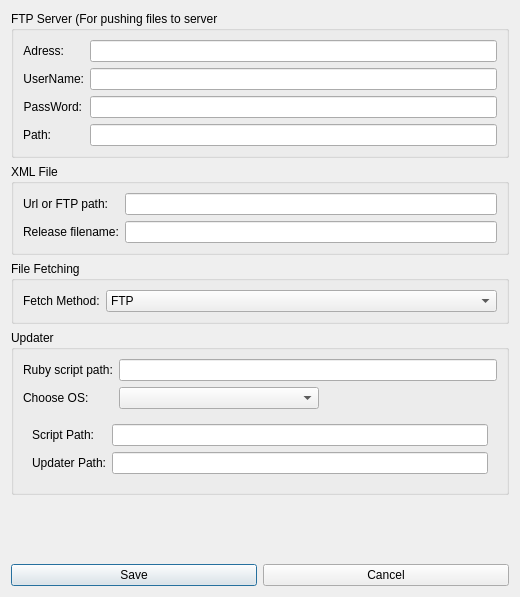
<?xml version="1.0" encoding="UTF-8"?>
<ui version="4.0">
 <class>Settings</class>
 <widget class="QDialog" name="Settings">
  <property name="geometry">
   <rect>
    <x>0</x>
    <y>0</y>
    <width>520</width>
    <height>597</height>
   </rect>
  </property>
  <property name="windowTitle">
   <string>Application Settings</string>
  </property>
  <layout class="QVBoxLayout" name="verticalLayout">
   <item>
    <widget class="QGroupBox" name="groupBox">
     <property name="title">
      <string>FTP Server (For pushing files to server</string>
     </property>
     <layout class="QFormLayout" name="formLayout">
      <item row="0" column="0">
       <widget class="QLabel" name="label">
        <property name="text">
         <string>Adress:</string>
        </property>
        <property name="alignment">
         <set>Qt::AlignRight|Qt::AlignTrailing|Qt::AlignVCenter</set>
        </property>
       </widget>
      </item>
      <item row="0" column="1">
       <widget class="QLineEdit" name="ftpAdress"/>
      </item>
      <item row="1" column="1">
       <widget class="QLineEdit" name="ftpUsername"/>
      </item>
      <item row="2" column="1">
       <widget class="QLineEdit" name="ftpPassword">
        <property name="echoMode">
         <enum>QLineEdit::Password</enum>
        </property>
       </widget>
      </item>
      <item row="3" column="1">
       <widget class="QLineEdit" name="ftpPath"/>
      </item>
      <item row="1" column="0">
       <widget class="QLabel" name="label_2">
        <property name="text">
         <string>UserName:</string>
        </property>
        <property name="alignment">
         <set>Qt::AlignRight|Qt::AlignTrailing|Qt::AlignVCenter</set>
        </property>
       </widget>
      </item>
      <item row="2" column="0">
       <widget class="QLabel" name="label_3">
        <property name="text">
         <string>PassWord:</string>
        </property>
        <property name="alignment">
         <set>Qt::AlignRight|Qt::AlignTrailing|Qt::AlignVCenter</set>
        </property>
       </widget>
      </item>
      <item row="3" column="0">
       <widget class="QLabel" name="label_4">
        <property name="text">
         <string>Path:</string>
        </property>
        <property name="alignment">
         <set>Qt::AlignRight|Qt::AlignTrailing|Qt::AlignVCenter</set>
        </property>
       </widget>
      </item>
     </layout>
    </widget>
   </item>
   <item>
    <widget class="QGroupBox" name="groupBox_2">
     <property name="title">
      <string>XML File</string>
     </property>
     <layout class="QFormLayout" name="formLayout_2">
      <item row="1" column="0">
       <widget class="QLabel" name="label_6">
        <property name="text">
         <string>Url or FTP path:</string>
        </property>
       </widget>
      </item>
      <item row="1" column="1">
       <widget class="QLineEdit" name="infoPath"/>
      </item>
      <item row="2" column="0">
       <widget class="QLabel" name="label_7">
        <property name="text">
         <string>Release filename:</string>
        </property>
       </widget>
      </item>
      <item row="2" column="1">
       <widget class="QLineEdit" name="infoReleaseName"/>
      </item>
     </layout>
    </widget>
   </item>
   <item>
    <widget class="QGroupBox" name="groupBox_3">
     <property name="title">
      <string>File Fetching</string>
     </property>
     <layout class="QFormLayout" name="formLayout_3">
      <item row="0" column="0">
       <widget class="QLabel" name="label_5">
        <property name="text">
         <string>Fetch Method:</string>
        </property>
       </widget>
      </item>
      <item row="0" column="1">
       <widget class="QComboBox" name="infoMethod">
        <item>
         <property name="text">
          <string>FTP</string>
         </property>
        </item>
        <item>
         <property name="text">
          <string>Web Link</string>
         </property>
        </item>
       </widget>
      </item>
     </layout>
    </widget>
   </item>
   <item>
    <widget class="QGroupBox" name="groupBox_4">
     <property name="title">
      <string>Updater</string>
     </property>
     <layout class="QVBoxLayout" name="verticalLayout_2">
      <item>
       <layout class="QFormLayout" name="formLayout_9">
        <item row="1" column="0">
         <widget class="QLabel" name="label_21">
          <property name="text">
           <string>Choose OS:</string>
          </property>
         </widget>
        </item>
        <item row="1" column="1">
         <widget class="QComboBox" name="updaterOS_ComboBox">
          <property name="sizePolicy">
           <sizepolicy hsizetype="Maximum" vsizetype="Fixed">
            <horstretch>0</horstretch>
            <verstretch>0</verstretch>
           </sizepolicy>
          </property>
          <property name="maximumSize">
           <size>
            <width>200</width>
            <height>16777215</height>
           </size>
          </property>
         </widget>
        </item>
        <item row="0" column="1">
         <widget class="QLineEdit" name="rubyScriptPath"/>
        </item>
        <item row="0" column="0">
         <widget class="QLabel" name="label_22">
          <property name="text">
           <string>Ruby script path:</string>
          </property>
         </widget>
        </item>
       </layout>
      </item>
      <item>
       <widget class="QStackedWidget" name="updaterStackedWidget">
        <property name="currentIndex">
         <number>5</number>
        </property>
        <widget class="QWidget" name="page">
         <layout class="QFormLayout" name="formLayout_4">
          <item row="0" column="0">
           <widget class="QLabel" name="label_9">
            <property name="text">
             <string>Script Path:</string>
            </property>
            <property name="alignment">
             <set>Qt::AlignRight|Qt::AlignTrailing|Qt::AlignVCenter</set>
            </property>
           </widget>
          </item>
          <item row="0" column="1">
           <widget class="QLineEdit" name="linux32ScriptPath"/>
          </item>
          <item row="1" column="1">
           <widget class="QLineEdit" name="linux32UpdaterPath"/>
          </item>
          <item row="1" column="0">
           <widget class="QLabel" name="label_10">
            <property name="text">
             <string>Updater Path:</string>
            </property>
            <property name="alignment">
             <set>Qt::AlignRight|Qt::AlignTrailing|Qt::AlignVCenter</set>
            </property>
           </widget>
          </item>
         </layout>
        </widget>
        <widget class="QWidget" name="page_2">
         <layout class="QFormLayout" name="formLayout_5">
          <item row="0" column="0">
           <widget class="QLabel" name="label_12">
            <property name="text">
             <string>Script Path:</string>
            </property>
            <property name="alignment">
             <set>Qt::AlignRight|Qt::AlignTrailing|Qt::AlignVCenter</set>
            </property>
           </widget>
          </item>
          <item row="0" column="1">
           <widget class="QLineEdit" name="linux64ScriptPath"/>
          </item>
          <item row="1" column="0">
           <widget class="QLabel" name="label_11">
            <property name="text">
             <string>Updater Path:</string>
            </property>
            <property name="alignment">
             <set>Qt::AlignRight|Qt::AlignTrailing|Qt::AlignVCenter</set>
            </property>
           </widget>
          </item>
          <item row="1" column="1">
           <widget class="QLineEdit" name="linux64UpdaterPath"/>
          </item>
         </layout>
        </widget>
        <widget class="QWidget" name="page_3">
         <layout class="QFormLayout" name="formLayout_6">
          <item row="0" column="0">
           <widget class="QLabel" name="label_14">
            <property name="text">
             <string>Script Path:</string>
            </property>
            <property name="alignment">
             <set>Qt::AlignRight|Qt::AlignTrailing|Qt::AlignVCenter</set>
            </property>
           </widget>
          </item>
          <item row="0" column="1">
           <widget class="QLineEdit" name="osx32ScriptPath"/>
          </item>
          <item row="1" column="0">
           <widget class="QLabel" name="label_13">
            <property name="text">
             <string>Updater Path:</string>
            </property>
            <property name="alignment">
             <set>Qt::AlignRight|Qt::AlignTrailing|Qt::AlignVCenter</set>
            </property>
           </widget>
          </item>
          <item row="1" column="1">
           <widget class="QLineEdit" name="osx32UpdaterPath"/>
          </item>
         </layout>
        </widget>
        <widget class="QWidget" name="page_4">
         <layout class="QFormLayout" name="formLayout_7">
          <item row="0" column="0">
           <widget class="QLabel" name="label_15">
            <property name="text">
             <string>Script Path:</string>
            </property>
            <property name="alignment">
             <set>Qt::AlignRight|Qt::AlignTrailing|Qt::AlignVCenter</set>
            </property>
           </widget>
          </item>
          <item row="0" column="1">
           <widget class="QLineEdit" name="osx64ScriptPath"/>
          </item>
          <item row="1" column="0">
           <widget class="QLabel" name="label_16">
            <property name="text">
             <string>Updater Path:</string>
            </property>
            <property name="alignment">
             <set>Qt::AlignRight|Qt::AlignTrailing|Qt::AlignVCenter</set>
            </property>
           </widget>
          </item>
          <item row="1" column="1">
           <widget class="QLineEdit" name="osx64UpdaterPath"/>
          </item>
         </layout>
        </widget>
        <widget class="QWidget" name="page_5">
         <layout class="QGridLayout" name="gridLayout">
          <item row="0" column="0">
           <widget class="QLabel" name="label_17">
            <property name="text">
             <string>Script Path:</string>
            </property>
            <property name="alignment">
             <set>Qt::AlignRight|Qt::AlignTrailing|Qt::AlignVCenter</set>
            </property>
           </widget>
          </item>
          <item row="0" column="1">
           <widget class="QLineEdit" name="windows32ScriptPath"/>
          </item>
          <item row="1" column="0">
           <widget class="QLabel" name="label_18">
            <property name="text">
             <string>Updater Path:</string>
            </property>
            <property name="alignment">
             <set>Qt::AlignRight|Qt::AlignTrailing|Qt::AlignVCenter</set>
            </property>
           </widget>
          </item>
          <item row="1" column="1">
           <widget class="QLineEdit" name="windows32UpdaterPath"/>
          </item>
         </layout>
        </widget>
        <widget class="QWidget" name="page_6">
         <layout class="QFormLayout" name="formLayout_8">
          <item row="1" column="0">
           <widget class="QLabel" name="label_19">
            <property name="text">
             <string>Script Path:</string>
            </property>
            <property name="alignment">
             <set>Qt::AlignRight|Qt::AlignTrailing|Qt::AlignVCenter</set>
            </property>
           </widget>
          </item>
          <item row="1" column="1">
           <widget class="QLineEdit" name="windows64ScriptPath"/>
          </item>
          <item row="2" column="0">
           <widget class="QLabel" name="label_20">
            <property name="text">
             <string>Updater Path:</string>
            </property>
            <property name="alignment">
             <set>Qt::AlignRight|Qt::AlignTrailing|Qt::AlignVCenter</set>
            </property>
           </widget>
          </item>
          <item row="2" column="1">
           <widget class="QLineEdit" name="windows64UpdaterPath"/>
          </item>
         </layout>
        </widget>
       </widget>
      </item>
     </layout>
    </widget>
   </item>
   <item>
    <spacer name="verticalSpacer">
     <property name="orientation">
      <enum>Qt::Vertical</enum>
     </property>
     <property name="sizeHint" stdset="0">
      <size>
       <width>20</width>
       <height>40</height>
      </size>
     </property>
    </spacer>
   </item>
   <item>
    <layout class="QHBoxLayout" name="horizontalLayout">
     <item>
      <widget class="QPushButton" name="saveSettingsButton">
       <property name="text">
        <string>Save</string>
       </property>
      </widget>
     </item>
     <item>
      <widget class="QPushButton" name="cancelSettingsButton">
       <property name="text">
        <string>Cancel</string>
       </property>
      </widget>
     </item>
    </layout>
   </item>
  </layout>
 </widget>
 <resources/>
 <connections/>
</ui>
